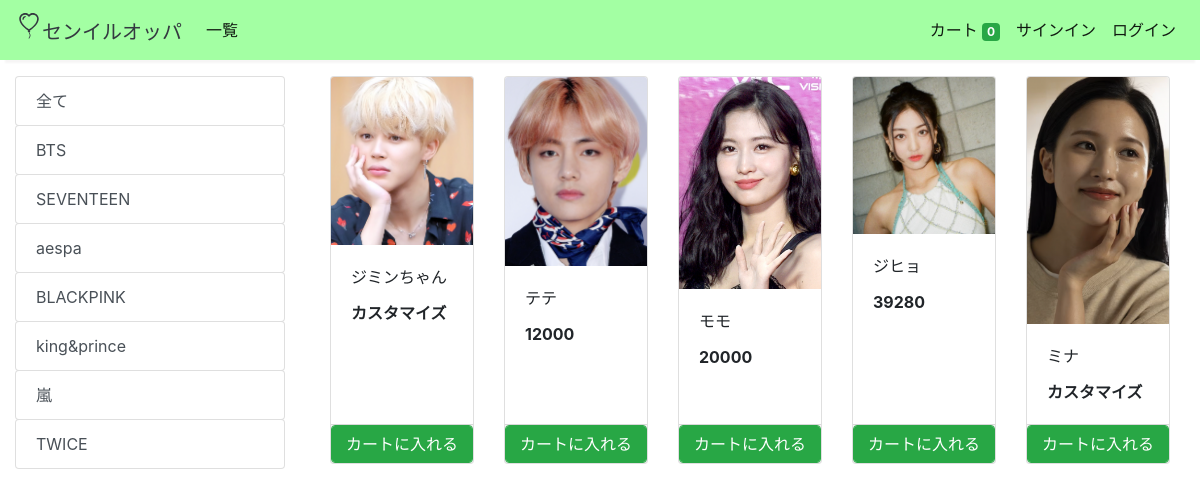
The app's page /store with its own data.
### store/models/category.py (models this page shows, shortened)
class Category(models.Model):
    name= models.CharField(max_length=50)
    @staticmethod
    def get_all_categories():
        return Category.objects.all()

### store/models/product.py (models this page shows, shortened)
class Products(models.Model):
    name = models.CharField(max_length=60)
    price= models.CharField(max_length=60)
    category= models.ForeignKey(Category,on_delete=models.CASCADE,default=1 )
    description= models.CharField(max_length=250, default='', blank=True, null= True)
    image= models.ImageField(upload_to='uploads/products/')
    URL = models.CharField(max_length=60)
    @staticmethod
    def get_all_products():
        return Products.objects.all()

### store/views/home.py (the view)
# urls.py: path('' , include('store.urls')),
def store(request):
    cart = request.session.get('cart')
    if not cart:
        request.session['cart'] = {}
    products = None
    categories = Category.get_all_categories()
    categoryID = request.GET.get('category')
    if categoryID:
        products = Products.get_all_products_by_categoryid(categoryID)
    else:
        products = Products.get_all_products();
    data = {}
    data['products'] = products
    data['categories'] = categories
    print('you are : ', request.session.get('email'))
    return render(request, 'index.html', data)

### store/templatetags/cart.py (called while the page is built)
@register.filter (name='is_in_cart')
def is_in_cart(product, cart):
    keys = cart.keys ()
    for id in keys:
        if int (id) == product.id:
            return True
    return False;

### store/templatetags/custom_filter.py (called while the page is built)
@register.filter(name='currency')
def currency(number):
    return str(number)

### store/templates/index.html (shortened to what this page needs)
{% extends 'base.html' %}
{% block content %}
{% load cart %}
{% load custom_filter %}
<div class="container-fluid mt-3">
	<div class="row">
		<div class="col-lg-3 mx-auto">
			<div class="list-group">
				<a href="/" class="list-group-item list-group-item-action btn btn-outline-success">全て</a>
				{% for category in categories %}
				<a href="/?category={{category.id}}"
					class="list-group-item list-group-item-action btn btn-outline-success ">{{category.name}}</a>
				{% endfor %}
			</div>
		</div>
		<div id='products' class="col-lg-9 mx-auto">
			<div class="row mx-auto">
				{% for product in products %}
				<div class="card mx-auto mb-3" id={{product.id}} style="width: 9rem;">
					<img class="card-img-top" src="{{product.image.url}}" alt="Card image cap">
					<div class="card-body">
						<p class="card-title">{{product.name}}</p>
						<p class="card-text"><b>{{product.price|currency}}</b></p>
					</div>
					<div class="card-footer p-0 no-gutters">
						{% if product|is_in_cart:request.session.cart %}
						<div class="row no-gutters">
							<form action="/#{{product.id}}" class="col-2 " method="post">
								{% csrf_token %}
								<input hidden type="text" name='product' value='{{product.id}}'>
								<input hidden type="text" name='remove' value='True'>
								<input type="submit" value=" - " class="btn btn-block btn-success border-right">
							</form>
							<div class="text-center col btn btn-success">{{product|cart_quantity:request.session.cart}} in Cart</div>
							<form action="/#{{product.id}}" class="col-2 " method="post">
								{% csrf_token %}
								<input hidden type="text" name='product' value='{{product.id}}'>
								<input type="submit" value=" + " class="btn btn-block btn-success border-left">
							</form>
						</div>
						{% else %}
						<form action="/#{{product.id}}" method="POST" class="btn-block">
							<input type="submit" class="float-right btn btn-success form-control"
								value="カートに入れる">
						</form>
						{% endif %}
					</div>
				</div>
				{% endfor %}
			</div>
		</div>
	</div>
</div>
{% endblock %}

### records on screen
Category: name "BTS"
Category: name "SEVENTEEN"
Category: name "aespa"
Category: name "BLACKPINK"
Category: name "king&prince"
Category: name "嵐"
Category: name "TWICE"
Products: image (picture), name "ジミンちゃん", price "カスタマイズ"
Products: image (picture), name "テテ", price "12000"
Products: image (picture), name "モモ", price "20000"
Products: image (picture), name "ジヒョ", price "39280"
Products: image (picture), name "ミナ", price "カスタマイズ"

### other values on screen
{{ request.session.cart.keys|length }} "0"
